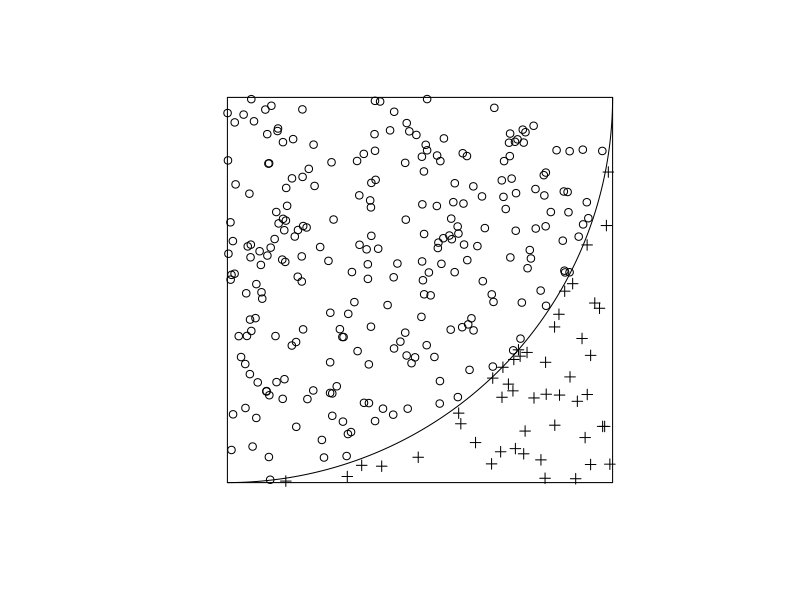

Source code (R):
## ---- chunk 1
n = 300
a = seq(0, pi/2, len = 300)
p = matrix(runif(n * 2), n, 2)
p2 = p
p2[, 2] = 1 - p2[, 2]
sel = rowSums(p2**2) < 1

plot(p, pch = ifelse(sel, 1, 3), xlim = c(0, 1), ylim = c(0, 1),
     xlab = NA, ylab = NA, axes = FALSE, asp = 1)

lines(cos(a), 1 - sin(a))
lines(cbind(c(0, 0, 1, 1, 0), c(0, 1, 1, 0, 0)))
